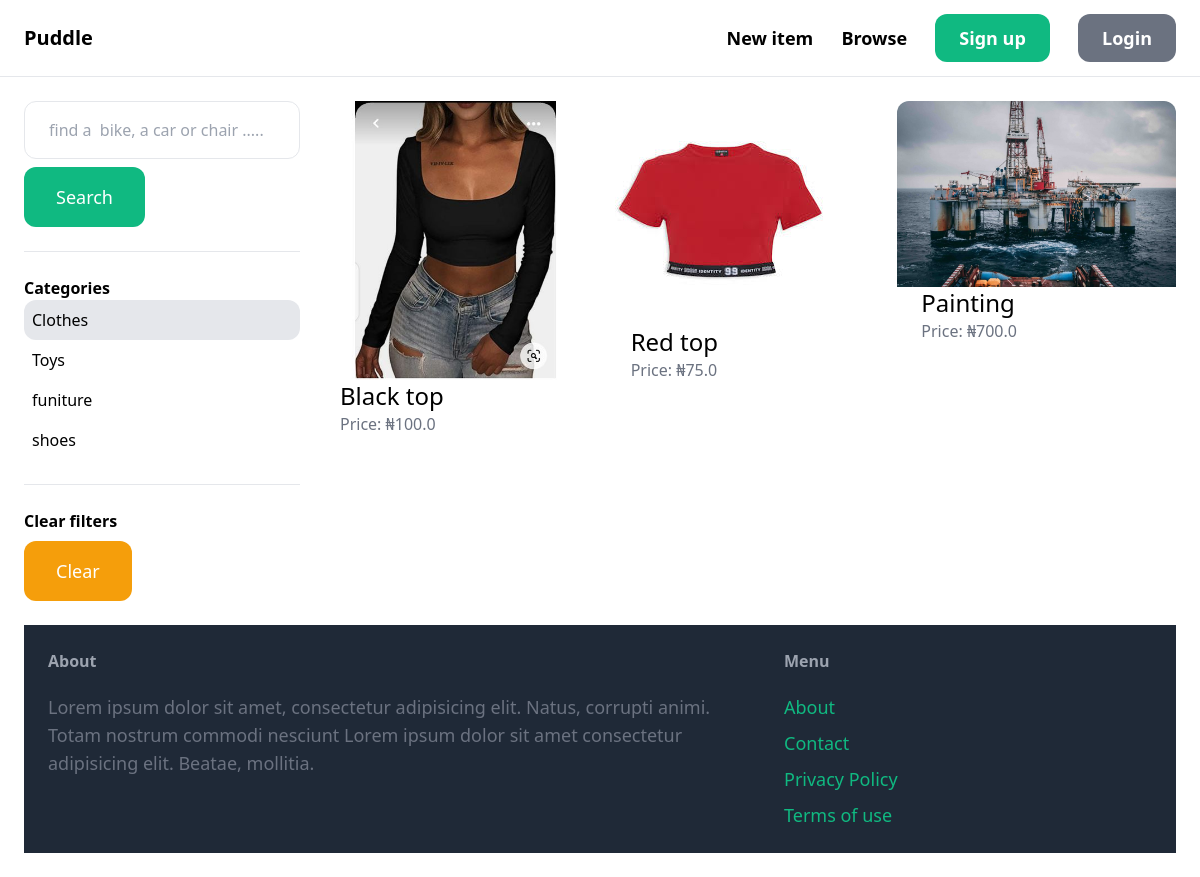
Page /items/?query=&category=2 on the committed database.
### item/models.py (models this page shows, shortened)
class Category(models.Model):
    name = models.CharField(max_length=255)
    class Meta:
        ordering = ('name',)
        verbose_name_plural = 'Categories'

class Item(models.Model):
    category = models.ForeignKey(Category, related_name='items', on_delete=models.CASCADE)
    name = models.CharField(max_length=255)
    description = models.TextField(blank=True, null=True)
    price = models.FloatField()
    image = models.ImageField(upload_to='item_images/', blank=True, null=True)
    is_sold = models.BooleanField(default=False)
    created_by = models.ForeignKey(User, related_name='items', on_delete=models.CASCADE)
    created_at = models.DateTimeField(auto_now_add=True)

### item/views.py (the view)
# urls.py: path('', views.items, name='items'),
def items(request):
    query = request.GET.get('query', '')
    category_id = request.GET.get('category', 0)
    categories = Category.objects.all()
    items = Item.objects.filter(is_sold=False)
    if category_id:
        items = items.filter(category_id=category_id)
    if query:
        items = items.filter(Q(name__icontains=query) | Q(description__icontains=query))
    return render(request, 'item/items.html', {
        'items': items,
        'query': query,
        'categories': categories,
        'category_id':int(category_id)
    })

### item/templates/item/items.html (shortened to what this page needs)
{% extends 'core/base.html' %}
{% block content %}
    <div class="pb-6 grid grid-cols-4 gap-4">
        <div class="col-span-1">
            <form method="get" action="{% url 'item:items' %}">
                <input name="query" class="w-full py-4 px-6 border rounded-xl" type="'text" value="{{ query }}" placeholder="find a  bike, a car or chair .....">
                <button class="mt-2 py-4 px-8 text-lg bg-green-500 text-white rounded-xl">Search</button>
            </form>
            <hr class="my-6">
            <p class="font-semibold">Categories</p>
            <ul>
                {% for category in categories %}
                <li class="py-2 px-2 rounded-xl{% if category.id == category_id %} bg-gray-200{% endif %}">
                    <a href="{% url 'item:items' %}?query={{ query }}&category={{ category.id }}">{{ category.name }}</a>
                </li>
                {% endfor %}
            </ul>
            <hr class="my-6">
            <p class="font-semibold">Clear filters</p>
            <ul>
                <li><a href="{% url 'item:items' %}" class="mt-2 py-4 px-8 inline-block bg-yellow-500 text-lg rounded-xl text-white">Clear</a>
        </div>
        <div class="col-span-3">
            <div class="grid grid-cols-3 gap-3">
                {% for item in items %}
                    <div>
                        <a href="{% url 'item:detail' item.id %}">
                            <div>
                                <img src="{{ item.image.url }}" class="rounded-t-xl">
                            </div>
                            <div class="px-6 bg-white rounded-b-xl">
                                <h2 class="text-2xl">{{ item.name }}</h2>
                                <p class="text-gray-500">Price: ₦{{ item.price }}</p>
                            </div>
                        </a>
                    </div>
                {% endfor %}
            </div>
    </div>
{% endblock %}

### core/templates/core/base.html (shortened to what this page needs)
<!DOCTYPE html>
<html>
    <head>
        <link href="https://cdn.jsdelivr.net/npm/tailwindcss@2.2.19/dist/tailwind.min.css" rel="stylesheet">
        <link rel="stylesheet" href="https://cdnjs.cloudflare.com/ajax/libs/font-awesome/6.5.0/css/all.min.css">
    </head>
    <body>
        <nav class="py-6 px-6 flex justify-between items-center border-b border-gray-200">
            <a href="{% url 'core:index' %}" class="text-xl font-semibold">Puddle</a>
            <div class="space-x-6">
                <a href="{% url 'item:new' %}" class="text-lg font-semibold hover:text-gray-500">New item</a>
                <a href="{% url 'item:items' %}" class="text-lg font-semibold hover:text-gray-500">Browse</a>
                {% if request.user.is_authenticated %}
                <a href="#" class="px-6 py-3 text-lg font-semibold bg-green-500 text-white rounded-xl hover:bg-green-700">Inbox</a>
                <a href="{% url 'dashboard:index' %}" class="px-6 py-3 text-lg font-semibold bg-gray-500 text-white rounded-xl hover:bg-gray-700">Dashboard</a>
                {% else %}
                <a href="{% url 'core:signup' %}" class="px-6 py-3 text-lg font-semibold bg-green-500 text-white rounded-xl hover:bg-green-700">Sign up</a>
                <a href="{% url 'core:login' %}" class="px-6 py-3 text-lg font-semibold bg-gray-500 text-white rounded-xl hover:bg-gray-700">Login</a>
                {% endif %}
            </div>
        </nav>
        <div class="px-6 py-6">
            {% block content %}
            {% endblock %}
        </div>
        <footer class="py-6 px-6 flex justify-between bg-gray-800">
            <div class="w-2/3 pr-10">
                <h3 class="mb-5 font-semibold text-gray-400">About</h3>
                <p class="text-lg text-gray-500">
                    Lorem ipsum dolor sit amet, consectetur adipisicing elit. Natus, corrupti animi. Totam nostrum commodi nesciunt Lorem ipsum dolor sit amet consectetur adipisicing elit. Beatae, mollitia.
                </p>
            </div>
            <div class="w-1/3">
                <h3 class="mb-5 font-semibold text-gray-400">Menu</h3>
                <ul class="space-y-2">
                    <li><a href="#" class="text-lg text-green-500 hover:text-green-700">About</a></li>
                    <li><a href="{% url 'core:contact' %}" class="text-lg text-green-500 hover:text-green-700">Contact</a></li>
                    <li><a href="#" class="text-lg text-green-500 hover:text-green-700">Privacy Policy</a></li>
                    <li><a href="#" class="text-lg text-green-500 hover:text-green-700">Terms of use</a></li>
                </ul>
            </div>
        </footer>
    </body>
</html>

### rows in the picture
Category: name "Clothes"
Category: name "Toys"
Category: name "funiture"
Category: name "shoes"
Item: shows a picture, name "Black top", price "100.0"
Item: shows a picture, name "Red top", price "75.0"
Item: shows a picture, name "Painting", price "700.0"
